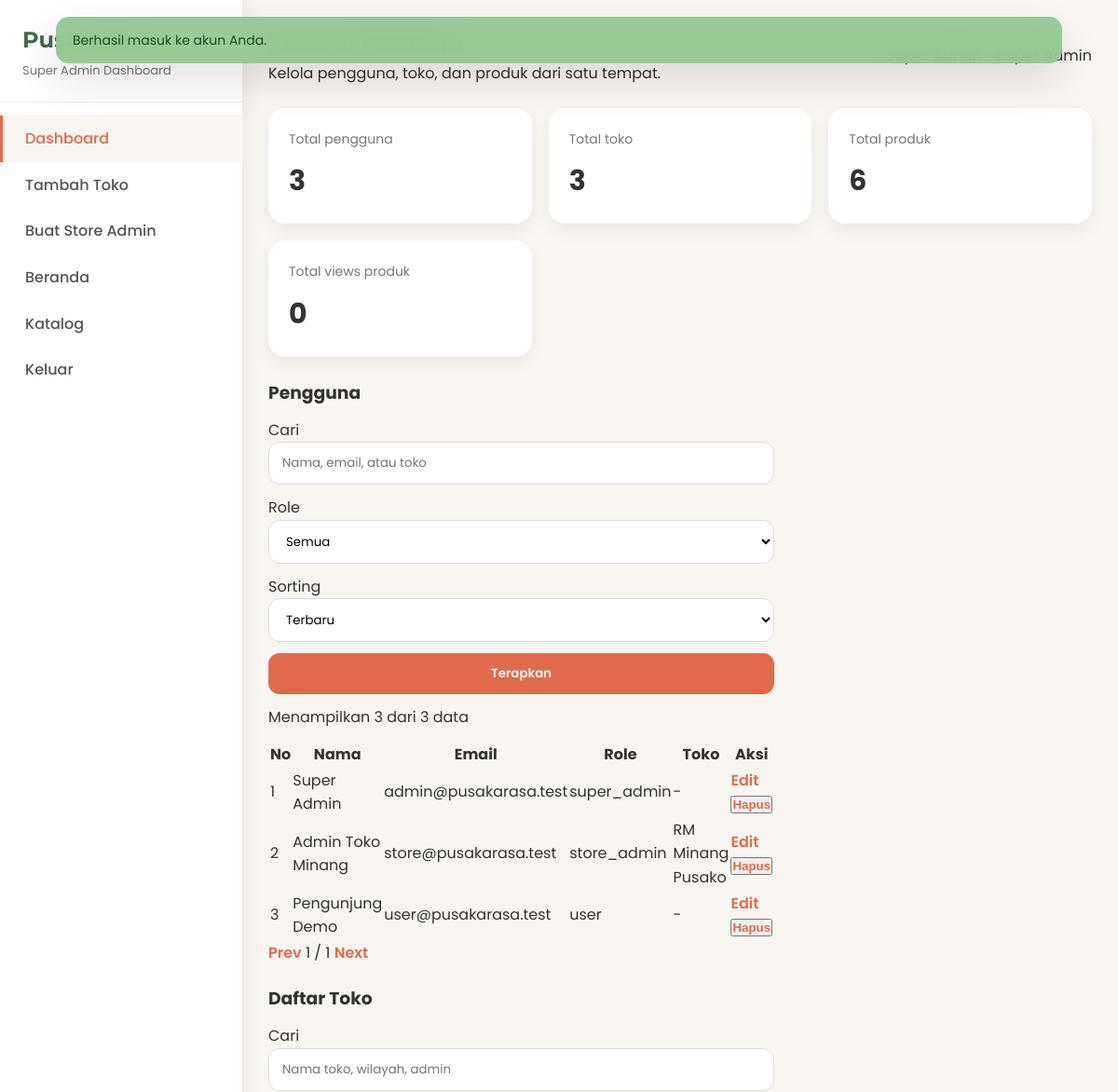
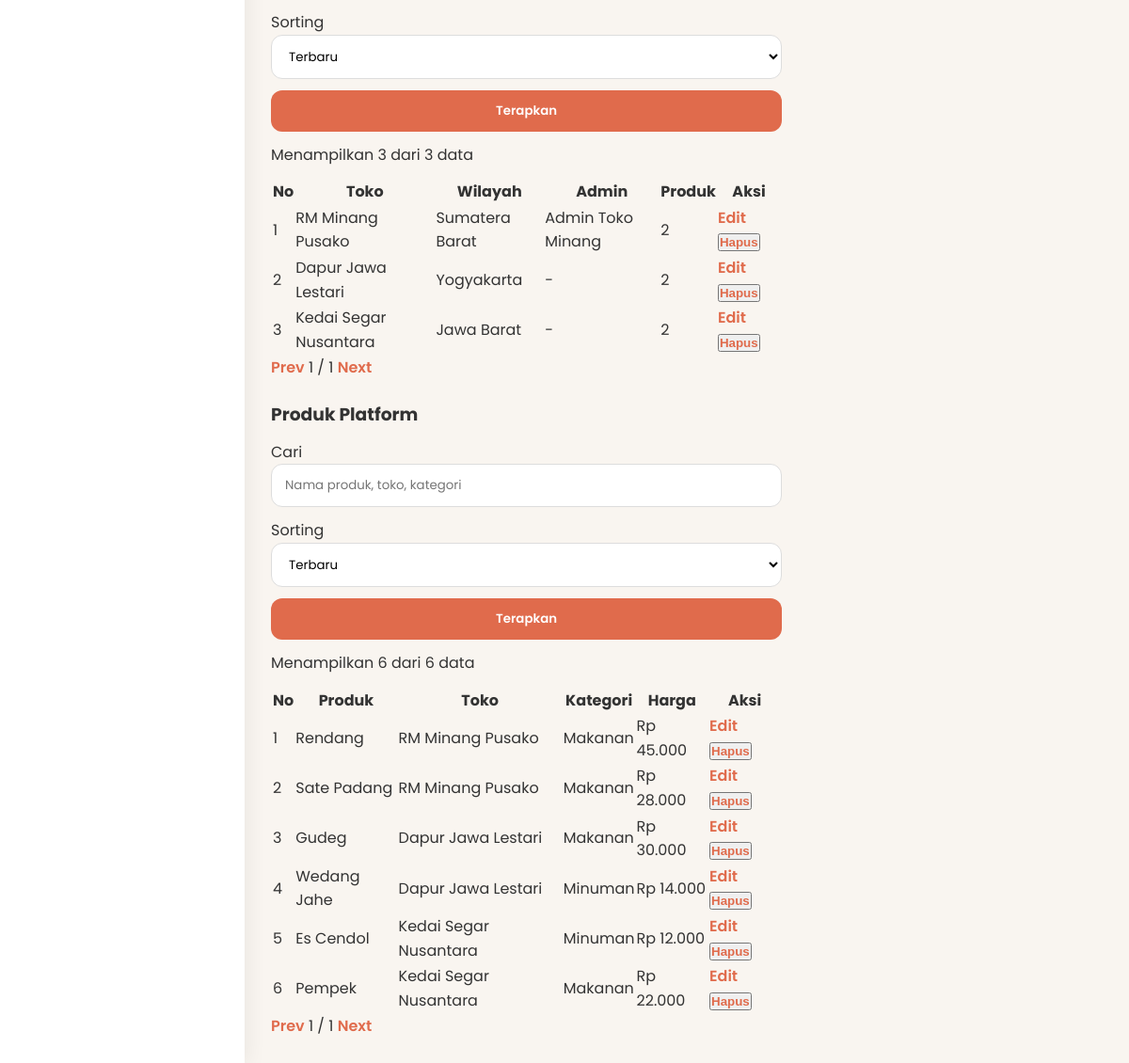
/admin-dashboard.php (signed in), run on the app's committed database (2 pictures, top to bottom).
### tables this page shows
CREATE TABLE IF NOT EXISTS users (
  id INT AUTO_INCREMENT PRIMARY KEY,
  name VARCHAR(120) NOT NULL,
  email VARCHAR(190) NOT NULL UNIQUE,
  password_hash CHAR(64) NOT NULL,
  profile_image VARCHAR(255) NULL,
  role ENUM('user', 'store_admin', 'super_admin') NOT NULL DEFAULT 'user',
  store_id INT NULL,
  is_active TINYINT(1) NOT NULL DEFAULT 1,
  created_at DATETIME NOT NULL,
  updated_at DATETIME NOT NULL,
  CONSTRAINT fk_users_store FOREIGN KEY (store_id) REFERENCES stores(id) ON DELETE SET NULL
);

CREATE TABLE IF NOT EXISTS stores (
  id INT AUTO_INCREMENT PRIMARY KEY,
  name VARCHAR(120) NOT NULL,
  slug VARCHAR(140) NOT NULL UNIQUE,
  region VARCHAR(120) NOT NULL,
  address TEXT NOT NULL,
  whatsapp VARCHAR(30) NOT NULL,
  instagram VARCHAR(120) NOT NULL,
  description TEXT NOT NULL,
  cover_image VARCHAR(255) NOT NULL,
  is_active TINYINT(1) NOT NULL DEFAULT 1,
  created_at DATETIME NOT NULL,
  updated_at DATETIME NOT NULL
);

CREATE TABLE IF NOT EXISTS products (
  id INT AUTO_INCREMENT PRIMARY KEY,
  store_id INT NOT NULL,
  name VARCHAR(120) NOT NULL,
  slug VARCHAR(140) NOT NULL UNIQUE,
  type ENUM('Makanan', 'Minuman') NOT NULL,
  region VARCHAR(120) NOT NULL,
  short_description TEXT NOT NULL,
  long_description TEXT NOT NULL,
  price_display VARCHAR(40) NOT NULL,
  rating DECIMAL(2,1) NOT NULL DEFAULT 4.5,
  review_count INT NOT NULL DEFAULT 0,
  tag_label VARCHAR(60) NOT NULL,
  image_path VARCHAR(255) NOT NULL,
  base_rating_total DECIMAL(10,2) NOT NULL DEFAULT 0,
  base_review_count INT NOT NULL DEFAULT 0,
  is_featured TINYINT(1) NOT NULL DEFAULT 0,
  is_active TINYINT(1) NOT NULL DEFAULT 1,
  created_at DATETIME NOT NULL,
  updated_at DATETIME NOT NULL,
  CONSTRAINT fk_products_store FOREIGN KEY (store_id) REFERENCES stores(id) ON DELETE CASCADE
);

### config/database.php (called while the page is built, shortened)
<?php
function db(): PDO
{
    static $pdo = null;
    if ($pdo instanceof PDO) {
        return $pdo;
    }
    $host = '127.0.0.1';
    $port = 3306;
    $database = 'pusakarasa';
    $username = 'root';
    $password = '';
    $dsn = sprintf('mysql:host=%s;port=%d;dbname=%s;charset=utf8mb4', $host, $port, $database);
    $pdo = new PDO($dsn, $username, $password, [
        PDO::ATTR_ERRMODE => PDO::ERRMODE_EXCEPTION,
        PDO::ATTR_DEFAULT_FETCH_MODE => PDO::FETCH_ASSOC,
    ]);
    return $pdo;
}

### admin-dashboard.php (the view, shortened to what this page needs)
<?php
require_once __DIR__ . '/includes/bootstrap.php';
require_role(ROLE_SUPER_ADMIN);
$stats = super_admin_stats();
$userSearch = trim($_GET['user_search'] ?? '');
$userRole = trim($_GET['user_role'] ?? '');
$userSort = trim($_GET['user_sort'] ?? 'created_desc');
$userPage = max(1, (int) ($_GET['user_page'] ?? 1));
$storeSearch = trim($_GET['store_search'] ?? '');
$storeSort = trim($_GET['store_sort'] ?? 'created_desc');
$storePage = max(1, (int) ($_GET['store_page'] ?? 1));
$productSearch = trim($_GET['product_search'] ?? '');
$productSort = trim($_GET['product_sort'] ?? 'created_desc');
$productPage = max(1, (int) ($_GET['product_page'] ?? 1));
$users = array_values(array_filter(all_users(), static function (array $item) use ($userSearch, $userRole): bool {
    if ($userSearch !== '') {
        $haystack = strtolower(($item['name'] ?? '') . ' ' . ($item['email'] ?? '') . ' ' . ($item['store_name'] ?? ''));
        if (strpos($haystack, strtolower($userSearch)) === false) {
            return false;
        }
    }
    if ($userRole !== '' && ($item['role'] ?? '') !== $userRole) {
        return false;
    }
    return true;
}));
usort($users, static function (array $a, array $b) use ($userSort): int {
    return match ($userSort) {
        'name_asc' => strcmp((string) $a['name'], (string) $b['name']),
        'name_desc' => strcmp((string) $b['name'], (string) $a['name']),
        default => strcmp((string) $b['created_at'], (string) $a['created_at']),
    };
});
$stores = array_values(array_filter(all_stores_with_admins(), static function (array $item) use ($storeSearch): bool {
    if ($storeSearch === '') {
        return true;
    }
    $haystack = strtolower(($item['name'] ?? '') . ' ' . ($item['region'] ?? '') . ' ' . ($item['admins'] ?? ''));
    return strpos($haystack, strtolower($storeSearch)) !== false;
}));
usort($stores, static function (array $a, array $b) use ($storeSort): int {
    return match ($storeSort) {
        'name_asc' => strcmp((string) $a['name'], (string) $b['name']),
        'name_desc' => strcmp((string) $b['name'], (string) $a['name']),
        default => strcmp((string) $b['created_at'], (string) $a['created_at']),
    };
});
$products = array_values(array_filter(all_products_for_admin(), static function (array $item) use ($productSearch): bool {
    if ($productSearch === '') {
        return true;
    }
    $haystack = strtolower(($item['name'] ?? '') . ' ' . ($item['store_name'] ?? '') . ' ' . ($item['type'] ?? ''));
    return strpos($haystack, strtolower($productSearch)) !== false;
}));
usort($products, static function (array $a, array $b) use ($productSort): int {
    return match ($productSort) {
        'name_asc' => strcmp((string) $a['name'], (string) $b['name']),
        'name_desc' => strcmp((string) $b['name'], (string) $a['name']),
        default => strcmp((string) $b['created_at'], (string) $a['created_at']),
    };
});
$usersPage = paginate_array($users, $userPage, 8);
$storesPage = paginate_array($stores, $storePage, 8);
$productsPage = paginate_array($products, $productPage, 8);
render_layout('Dashboard Super Admin', function (?array $user = null) use (
    $stats,
    $userSearch,
    $userRole,
    $userSort,
    $usersPage,
    $storeSearch,
    $storeSort,
    $storesPage,
    $productSearch,
    $productSort,
    $productsPage
): void {
    ?>
    <div class="dashboard-shell">
      <aside class="dashboard-sidebar">
        <div class="dashboard-brand">
          <h1>PusakaRasa</h1>
          <p>Super Admin Dashboard</p>
        </div>
        <nav class="dashboard-nav">
          <a href="<?= e(base_path('admin-dashboard.php')) ?>" class="active">Dashboard</a>
          <a href="<?= e(base_path('admin-store-create.php')) ?>">Tambah Toko</a>
          <a href="<?= e(base_path('admin-store-admin-create.php')) ?>">Buat Store Admin</a>
          <a href="<?= e(base_path('index.php')) ?>">Beranda</a>
          <a href="<?= e(base_path('katalog.php')) ?>">Katalog</a>
          <a href="<?= e(base_path('logout.php')) ?>">Keluar</a>
        </nav>
      </aside>
      <main class="dashboard-main">
        <div class="dashboard-header">
          <div>
            <h2>Kontrol Platform</h2>
            <p class="muted-note">Kelola pengguna, toko, dan produk dari satu tempat.</p>
          </div>
          <div class="pill-role"><?= e($user['name']) ?> • Super Admin</div>
        </div>
        <section class="stats-grid">
          <article class="stat-box"><p>Total pengguna</p><h3><?= e(number_short($stats['users'])) ?></h3></article>
          <article class="stat-box"><p>Total toko</p><h3><?= e(number_short($stats['stores'])) ?></h3></article>
          <article class="stat-box"><p>Total produk</p><h3><?= e(number_short($stats['products'])) ?></h3></article>
          <article class="stat-box"><p>Total views produk</p><h3><?= e(number_short($stats['views'])) ?></h3></article>
        </section>
        <section class="dashboard-grid">
          <div class="stacked-card">
            <article class="table-card">
              <h3>Pengguna</h3>
              <form class="form-panel" method="get" style="margin-top: 12px; display: grid; gap: 12px;">
                <label>Cari <input type="search" name="user_search" value="<?= e($userSearch) ?>" placeholder="Nama, email, atau toko" /></label>
                <label>Role
                  <select name="user_role">
                    <option value="">Semua</option>
                  </select>
                </label>
                <label>Sorting
                  <select name="user_sort">
                    <option value="created_desc" <?= $userSort === 'created_desc' ? 'selected' : '' ?>>Terbaru</option>
                  </select>
                </label>
                <button type="submit">Terapkan</button>
              </form>
              <div class="table-meta" style="margin-top: 12px;">Menampilkan <?= e((string) count($usersPage['items'])) ?> dari <?= e((string) $usersPage['total']) ?> data</div>
              <table class="data-table" style="margin-top: 12px;">
                <thead>
                  <tr>
                    <th>No</th>
                    <th>Nama</th>
                    <th>Email</th>
                    <th>Role</th>
                    <th>Toko</th>
                    <th>Aksi</th>
                  </tr>
                </thead>
                <tbody>
                  <?php foreach ($usersPage['items'] as $index => $item): ?>
                    <tr>
                      <td><?= e((string) ($usersPage['offset'] + $index + 1)) ?></td>
                      <td><?= e($item['name']) ?></td>
                      <td><?= e($item['email']) ?></td>
                      <td><span class="pill-role"><?= e($item['role']) ?></span></td>
                      <td><?= e($item['store_name'] ?: '-') ?></td>
                      <td>
                        <div class="table-actions">
                          <a class="inline-link" href="<?= e(base_path('admin-user-edit.php?id=' . $item['id'])) ?>">Edit</a>
                          <form method="post" style="display:inline;" onsubmit="return confirm('Nonaktifkan pengguna ini?')">
                            <button type="submit" class="inline-link">Hapus</button>
                          </form>
                        </div>
                      </td>
                    </tr>
                  <?php endforeach; ?>
                </tbody>
              </table>
              <div class="table-pagination">
                <a class="inline-link" href="<?= e(base_path('admin-dashboard.php?' . http_build_query(array_merge($_GET, ['user_page' => max(1, $usersPage['page'] - 1)])))) ?>">Prev</a>
                <span><?= e((string) $usersPage['page']) ?> / <?= e((string) $usersPage['total_pages']) ?></span>
                <a class="inline-link" href="<?= e(base_path('admin-dashboard.php?' . http_build_query(array_merge($_GET, ['user_page' => min($usersPage['total_pages'], $usersPage['page'] + 1)])))) ?>">Next</a>
              </div>
            </article>
            <article class="table-card">
              <h3>Daftar Toko</h3>
              <form class="form-panel" method="get" style="margin-top: 12px; display: grid; gap: 12px;">
                <label>Cari <input type="search" name="store_search" value="<?= e($storeSearch) ?>" placeholder="Nama toko, wilayah, admin" /></label>
                <label>Sorting
                  <select name="store_sort">
                    <option value="created_desc" <?= $storeSort === 'created_desc' ? 'selected' : '' ?>>Terbaru</option>
                  </select>
                </label>
                <button type="submit">Terapkan</button>
              </form>
              <div class="table-meta" style="margin-top: 12px;">Menampilkan <?= e((string) count($storesPage['items'])) ?> dari <?= e((string) $storesPage['total']) ?> data</div>
              <table class="data-table" style="margin-top: 12px;">
                <thead>
                  <tr>
                    <th>No</th>
                    <th>Toko</th>
                    <th>Wilayah</th>
                    <th>Admin</th>
                    <th>Produk</th>
                    <th>Aksi</th>
                  </tr>
                </thead>
                <tbody>
                  <?php foreach ($storesPage['items'] as $index => $item): ?>
                    <tr>
                      <td><?= e((string) ($storesPage['offset'] + $index + 1)) ?></td>
                      <td><?= e($item['name']) ?></td>
                      <td><?= e($item['region']) ?></td>
                      <td><?= e($item['admins'] ?: '-') ?></td>
                      <td><?= e((string) $item['product_count']) ?></td>
                      <td>
                        <div class="table-actions">
                          <a class="inline-link" href="<?= e(base_path('admin-store-edit.php?id=' . $item['id'])) ?>">Edit</a>
                          <form method="post" style="display:inline;" onsubmit="return confirm('Nonaktifkan toko ini?')">
                            <button type="submit" class="inline-link">Hapus</button>
                          </form>
                        </div>
                      </td>
                    </tr>
                  <?php endforeach; ?>
                </tbody>
              </table>
              <div class="table-pagination">
                <a class="inline-link" href="<?= e(base_path('admin-dashboard.php?' . http_build_query(array_merge($_GET, ['store_page' => max(1, $storesPage['page'] - 1)])))) ?>">Prev</a>
                <span><?= e((string) $storesPage['page']) ?> / <?= e((string) $storesPage['total_pages']) ?></span>
                <a class="inline-link" href="<?= e(base_path('admin-dashboard.php?' . http_build_query(array_merge($_GET, ['store_page' => min($storesPage['total_pages'], $storesPage['page'] + 1)])))) ?>">Next</a>
              </div>
            </article>
            <article class="table-card">
              <h3>Produk Platform</h3>
              <form class="form-panel" method="get" style="margin-top: 12px; display: grid; gap: 12px;">
                <label>Cari <input type="search" name="product_search" value="<?= e($productSearch) ?>" placeholder="Nama produk, toko, kategori" /></label>
                <label>Sorting
                  <select name="product_sort">
                    <option value="created_desc" <?= $productSort === 'created_desc' ? 'selected' : '' ?>>Terbaru</option>
                  </select>
                </label>
                <button type="submit">Terapkan</button>
              </form>
              <div class="table-meta" style="margin-top: 12px;">Menampilkan <?= e((string) count($productsPage['items'])) ?> dari <?= e((string) $productsPage['total']) ?> data</div>
              <table class="data-table" style="margin-top: 12px;">
                <thead>
                  <tr>
                    <th>No</th>
                    <th>Produk</th>
                    <th>Toko</th>
                    <th>Kategori</th>
                    <th>Harga</th>
                    <th>Aksi</th>
                  </tr>
                </thead>
                <tbody>
                  <?php foreach ($productsPage['items'] as $index => $item): ?>
                    <tr>
                      <td><?= e((string) ($productsPage['offset'] + $index + 1)) ?></td>
                      <td><?= e($item['name']) ?></td>
                      <td><?= e($item['store_name']) ?></td>
                      <td><?= e($item['type']) ?></td>
                      <td><?= e(rupiah($item['price_display'])) ?></td>
                      <td>
                        <div class="table-actions">
                          <a class="inline-link" href="<?= e(base_path('admin-product-edit.php?id=' . $item['id'])) ?>">Edit</a>
                          <form method="post" style="display:inline;" onsubmit="return confirm('Nonaktifkan produk ini?')">
                            <button type="submit" class="inline-link">Hapus</button>
                          </form>
                        </div>
                      </td>
                    </tr>
                  <?php endforeach; ?>
                </tbody>
              </table>
              <div class="table-pagination">
                <a class="inline-link" href="<?= e(base_path('admin-dashboard.php?' . http_build_query(array_merge($_GET, ['product_page' => max(1, $productsPage['page'] - 1)])))) ?>">Prev</a>
                <span><?= e((string) $productsPage['page']) ?> / <?= e((string) $productsPage['total_pages']) ?></span>
                <a class="inline-link" href="<?= e(base_path('admin-dashboard.php?' . http_build_query(array_merge($_GET, ['product_page' => min($productsPage['total_pages'], $productsPage['page'] + 1)])))) ?>">Next</a>
              </div>
            </article>
          </div>
        </section>
      </main>
    </div>
    <?php
}, ['hide_header' => true, 'hide_footer' => true, 'dashboard_css' => true, 'body_class' => 'dashboard-body']);

### data on the page
users: name "Super Admin", offset "1", email "admin@pusakarasa.test", role "super_admin", store_name "-"
users: offset "2", name "Admin Toko Minang", email "store@pusakarasa.test", role "store_admin", store.name "RM Minang Pusako"
users: offset "3", name "Pengunjung Demo", email "user@pusakarasa.test", role "user", store_name "-"
stores: offset "1", name "RM Minang Pusako", region "Sumatera Barat", admins "Admin Toko Minang", product_count "2"
stores: offset "2", name "Dapur Jawa Lestari", region "Yogyakarta", admins "-", product_count "2"
stores: offset "3", name "Kedai Segar Nusantara", region "Jawa Barat", admins "-", product_count "2"
products: id "6", $productsPage['offset'] + $index + 1 "1", $productsPage['offset'] + $index + 1 "2", $productsPage['offset'] + $index + 1 "3", $productsPage['offset'] + $index + 1 "4", name "Wedang Jahe", store.name "Dapur Jawa Lestari", type "Minuman", price_display "Rp 14.000", $productsPage['offset'] + $index + 1 "5", $productsPage['offset'] + $index + 1 "6", is_active "1"
products: name "Rendang", store.name "RM Minang Pusako", type "Makanan", price_display "Rp 45.000"
products: name "Sate Padang", store.name "RM Minang Pusako", type "Makanan", price_display "Rp 28.000"
products: name "Gudeg", store.name "Dapur Jawa Lestari", type "Makanan", price_display "Rp 30.000"
products: name "Es Cendol", store.name "Kedai Segar Nusantara", type "Minuman", price_display "Rp 12.000"
products: name "Pempek", store.name "Kedai Segar Nusantara", type "Makanan", price_display "Rp 22.000"

### other printed values
number_short($stats['users']) "3"
number_short($stats['stores']) "3"
number_short($stats['products']) "6"
number_short($stats['views']) "0"
count($usersPage['items']) "3"
$usersPage['total'] "3"
$usersPage['page'] "1"
$usersPage['total_pages'] "1"
count($storesPage['items']) "3"
$storesPage['total'] "3"
$storesPage['page'] "1"
$storesPage['total_pages'] "1"
count($productsPage['items']) "6"
